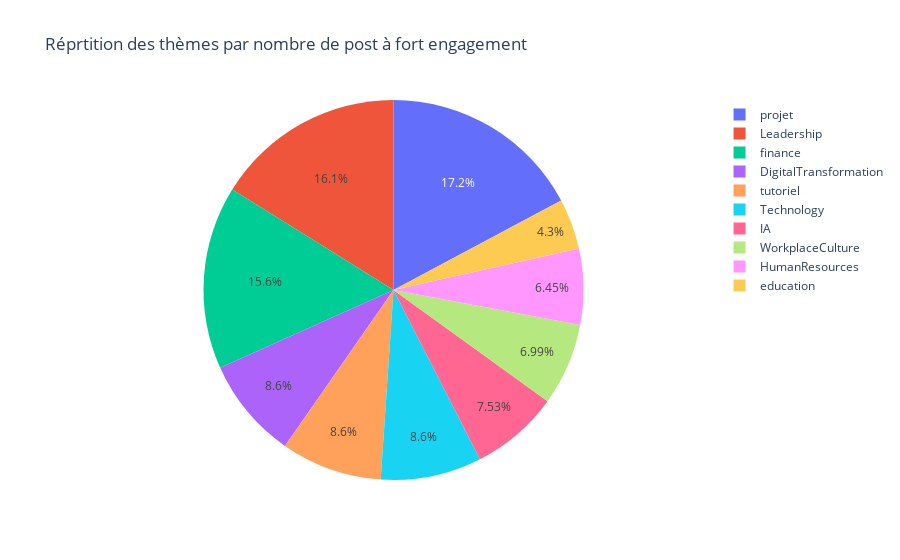

Notebook source saved alongside this figure:
### Code cell
fig = px.pie(
    engagement_post_theme.to_pandas(),
    names="theme",
    values="count",
    title="Réprtition des thèmes par nombre de post à fort engagement"
)

fig.show()

### Figure 1 — Plotly figure (JSON) as saved in the notebook; plotly's stock layout.template omitted (floating-point values rounded to 4 significant figures)
{"data": [{"domain": {"x": [0, 1], "y": [0, 1]}, "hovertemplate": "theme=%{label}<br>count=%{value}<extra></extra>", "labels": ["projet", "Leadership", "finance", "DigitalTransformation", "tutoriel", "Technology", "IA", "WorkplaceCulture", "HumanResources", "education"], "legendgroup": "", "name": "", "showlegend": true, "type": "pie", "values": [32, 30, 29, 16, 16, 16, 14, 13, 12, 8]}], "layout": {"legend": {"tracegroupgap": 0}, "title": {"text": "Réprtition des thèmes par nombre de post à fort engagement"}}}
